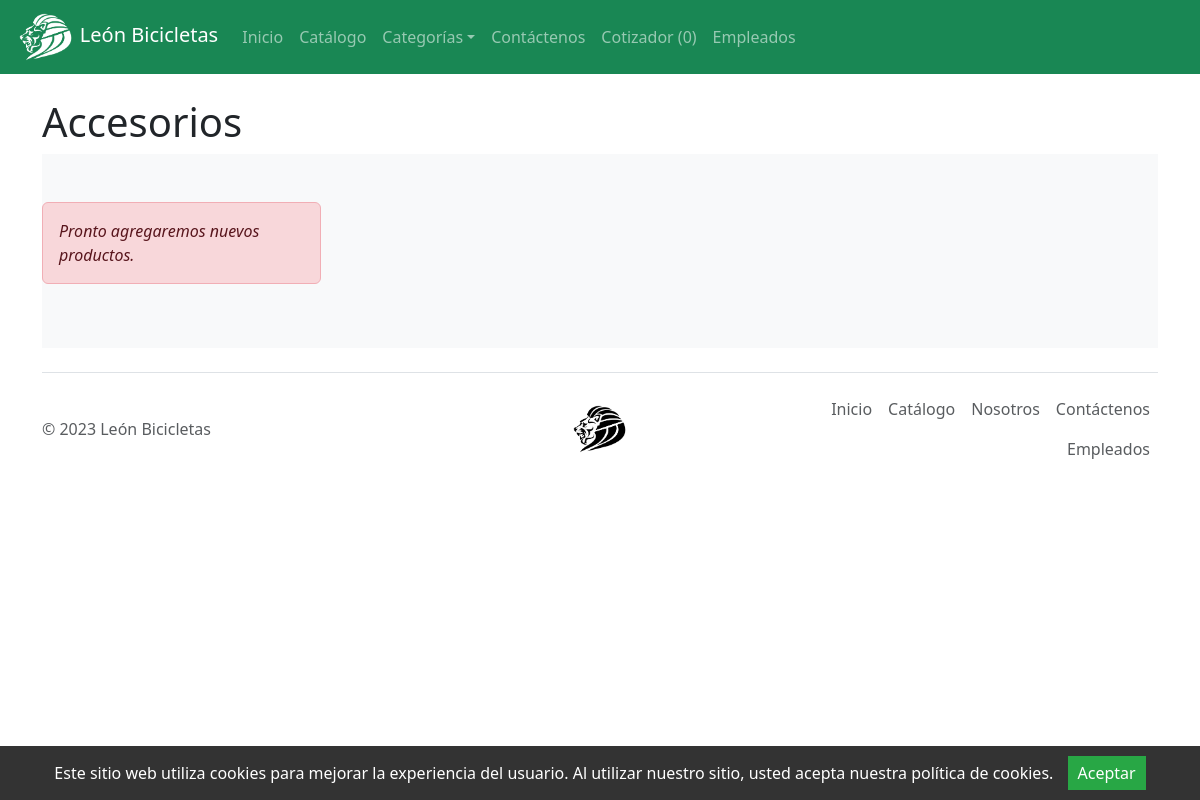
/es/categorias/accesorios.php, run on an earlier commit of the app's database.
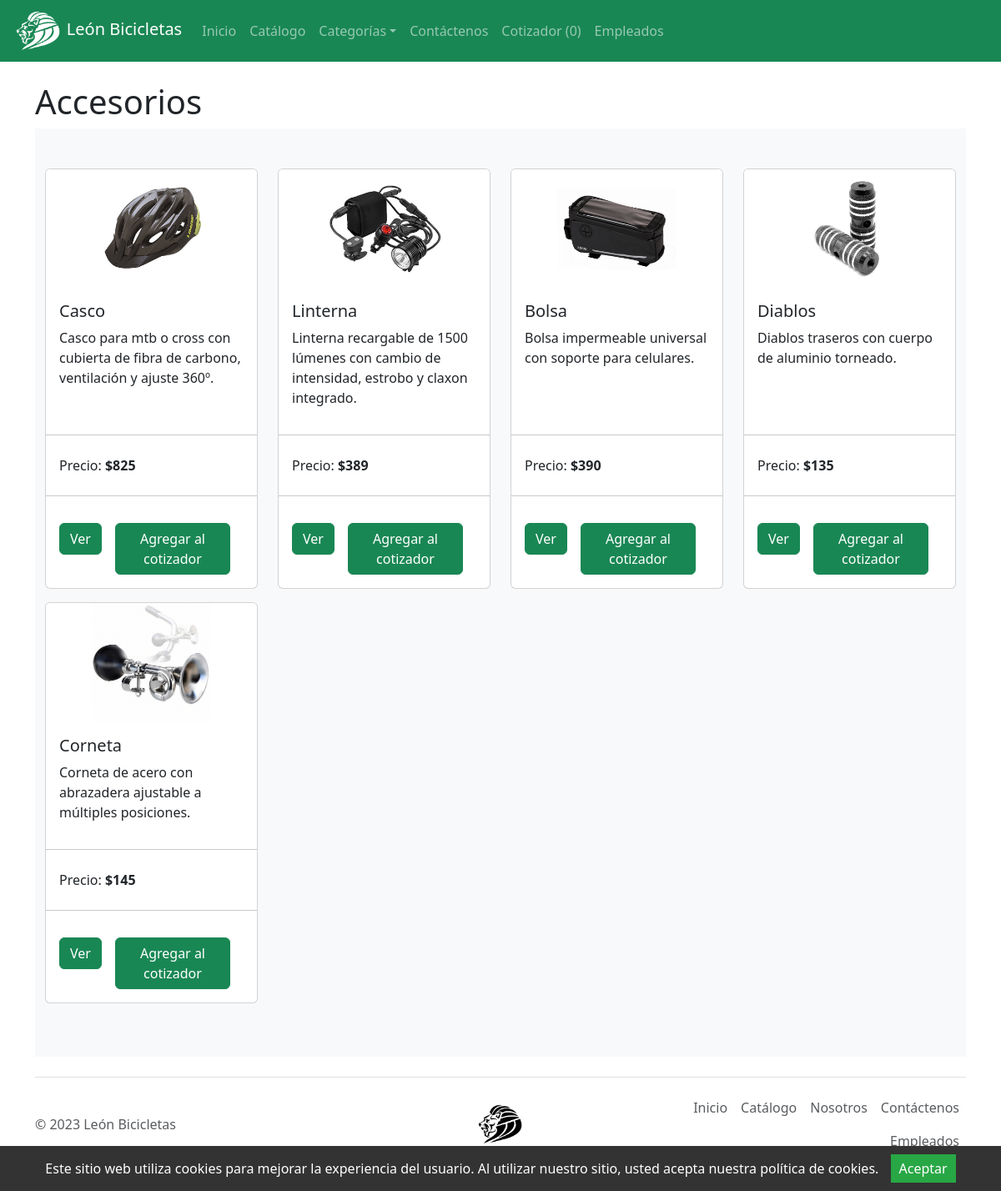
And on a later commit of the database.
### tables this page shows
create table productos (
idProd int primary key auto_increment,
nomProd varchar(45),
imgProd varchar(45),
descripcionProd varchar(200),
precio int(10),
stock int(10),
idCat int(10)
);

### es/categorias/accesorios.php (the view, shortened to what this page needs)
<?php
$whereami = '.';
include '../cotizar.php';
include '../TEMPLATE/head.php';
include '../TEMPLATE/nav.php';
?>
<div class="container">
    <br>
    <h1>Accesorios</h1>
    <div class="album py-5 bg-body-tertiary">
        <div class="container">
            <div class="row row-cols-1 row-cols-sm-2 row-cols-md-3 row-cols-lg-4">
            <?php
                $sql = "SELECT * FROM productos WHERE idCat = 2";
                if ($resultado = $conn->query($sql)) {
                    if ($resultado->num_rows > 0) {
                        while ($row = $resultado->fetch_array()) {
                            echo '<div class="col pb-3">';
                            echo '<div class="card h-100">';
                            echo '<img src="../images/' . $row['imgProd'] . '" class="card-img-top" alt="...">';
                            echo '<div class="card-body d-flex flex-column">';
                            echo '<h5 class="card-title">' . $row['nomProd'] . '</h5>';
                            echo '<p class="card-text">' . $row['descripcionProd'] . '</p>';
                            echo '</div>';
                            echo '<div class="align-text-bottom">';
                            echo '<hr>';
                            echo '<ul class="list-group list-group-flush">';
                            echo '<li class="list-group-item">Precio: <b>$' . $row['precio'] . '</b></li>';
                            echo '</ul>';
                            echo '<hr>';
                            echo '<div class="card-body d-inline-flex">';
                            echo '<form>';
                            echo '<a class="btn btn-success" href="../verProducto.php?id=' . $row['idProd'] . '">Ver</a>';
                            echo '</form>';
                            echo '<form action="" method="post">';
                            echo '<button class="btn btn-success mx-3" name="btnAccion" type="submit" value="Agregar">Agregar al cotizador</button>';
                            echo '</form>';
                            echo '</div>';
                            echo '</div>';
                            echo '</div>';
                            echo '</div>';
                        }
                    } else {
                        echo '<div class="alert alert-danger"><em>Pronto agregaremos nuevos productos.</em></div>';
                    }
                } else {
                    echo "Ups! Algo salió mal. Intenta más tarde.";
                }
                ?>
            </div>
        </div>
    </div>
</div>
<?php
include '../TEMPLATE/footer.php';
?>

### es/TEMPLATE/head.php (shortened to what this page needs)
<!DOCTYPE html>
<html lang="es">
<head>
    <link href="https://cdn.jsdelivr.net/npm/bootstrap@5.3.1/dist/css/bootstrap.min.css" rel="stylesheet"
>

### es/TEMPLATE/nav.php (shortened to what this page needs)
</head>
<body>
    <nav class="navbar navbar-expand-lg navbar-dark bg-success" aria-label="Fifth navbar example">
        <div class="container-fluid">
            <a class="navbar-brand" href="<?php echo $whereami ?>./index.php"><img
                    src="<?php echo "$whereami" ?>./adobe/leonlogonuevo2-01.png" alt="logo-leon-bicicletas"
                    style="height: 6vh;">León Bicicletas</a>
            <div class="collapse navbar-collapse" id="navbarsExample05">
                <ul class="navbar-nav me-auto mb-2 mb-lg-0">
                    <li class="nav-item">
                        <a class="nav-link" aria-current="page" href="<?php echo $whereami ?>./index.php">Inicio</a>
                    </li>
                    <li class="nav-item">
                        <a class="nav-link" href="<?php echo $whereami ?>./catalogo.php">Catálogo</a>
                    </li>
                    <li class="nav-item dropdown">
                        <a class="nav-link dropdown-toggle" href="#" data-bs-toggle="dropdown"
                            aria-expanded="false">Categorías</a>
                    </li>
                    <li class="nav-item">
                        <a class="nav-link" href="<?php echo $whereami ?>./contacto.php">Contáctenos</a>
                    </li>
                    <li class="nav-item">
                        <a class="nav-link" href="<?php echo $whereami ?>./cotizador.php">Cotizador (<?php echo (empty($_SESSION['CARRITO'])?0:count($_SESSION['CARRITO'])) ?>)</a>
                    </li>
                    <li class="nav-item">
                        <a class="nav-link" href="<?php echo $whereami ?>./empleados.php">Empleados</a>
                    </li>
                </ul>
            </div>
        </div>
    </nav>

### es/TEMPLATE/footer.php (shortened to what this page needs)
<div class="container footer">
    <footer class="d-flex flex-wrap justify-content-between align-items-center py-3 my-4 border-top">
        <p class="col-md-4 mb-0 text-body-secondary">© 2023 León Bicicletas</p>
        <a href="/"
           class="col-md-4 d-flex align-items-center justify-content-center mb-3 mb-md-0 me-md-auto link-body-emphasis text-decoration-none">
            <img src="<?php echo $whereami ?>./adobe/leonlogonuevo-01.png" alt="" style="height: 6vh;">
        </a>
        <ul class="nav col-md-4 justify-content-end">
            <li class="nav-item"><a href="<?php echo $whereami ?>./index.php" class="nav-link px-2 text-body-secondary">Inicio</a></li>
            <li class="nav-item"><a href="<?php echo $whereami ?>./catalogo.php" class="nav-link px-2 text-body-secondary">Catálogo</a></li>
            <li class="nav-item"><a href="<?php echo $whereami ?>./nosotros.php" class="nav-link px-2 text-body-secondary">Nosotros</a></li>
            <li class="nav-item"><a href="<?php echo $whereami ?>./contacto.php" class="nav-link px-2 text-body-secondary">Contáctenos</a></li>
            <li class="nav-item"><a href="<?php echo $whereami ?>./empleados.php" class="nav-link px-2 text-body-secondary">Empleados</a></li>
        </ul>
    </footer>
</div>
<div id="cookieConsent" style="position: fixed; bottom: 0; left: 0; right: 0; background: #333; color: #fff; padding: 10px; text-align: center; display: none;">
    Este sitio web utiliza cookies para mejorar la experiencia del usuario. Al utilizar nuestro sitio, usted acepta nuestra política de cookies.
    <button id="acceptCookies" style="margin-left: 10px; padding: 5px 10px; background: #28a745; color: #fff; border: none; cursor: pointer;">Aceptar</button>
</div>
</body>
</html>

What changed in the data, as far as the page shows it:
added productos: imgProd (picture), nomProd "Casco", descripcionProd "Casco para mtb o cross con cubierta de fibra de carbono, ventilación y ajuste 360º.", precio "825"
added productos: imgProd (picture), nomProd "Linterna", descripcionProd "Linterna recargable de 1500 lúmenes con cambio de intensidad, estrobo y claxon integrado.", precio "389"
added productos: imgProd (picture), nomProd "Bolsa", descripcionProd "Bolsa impermeable universal con soporte para celulares.", precio "390"
added productos: imgProd (picture), nomProd "Diablos", descripcionProd "Diablos traseros con cuerpo de aluminio torneado.", precio "135"
added productos: imgProd (picture), nomProd "Corneta", descripcionProd "Corneta de acero con abrazadera ajustable a múltiples posiciones.", precio "145"
Also different on the page:
text no longer shown: "Pronto agregaremos nuevos productos."
